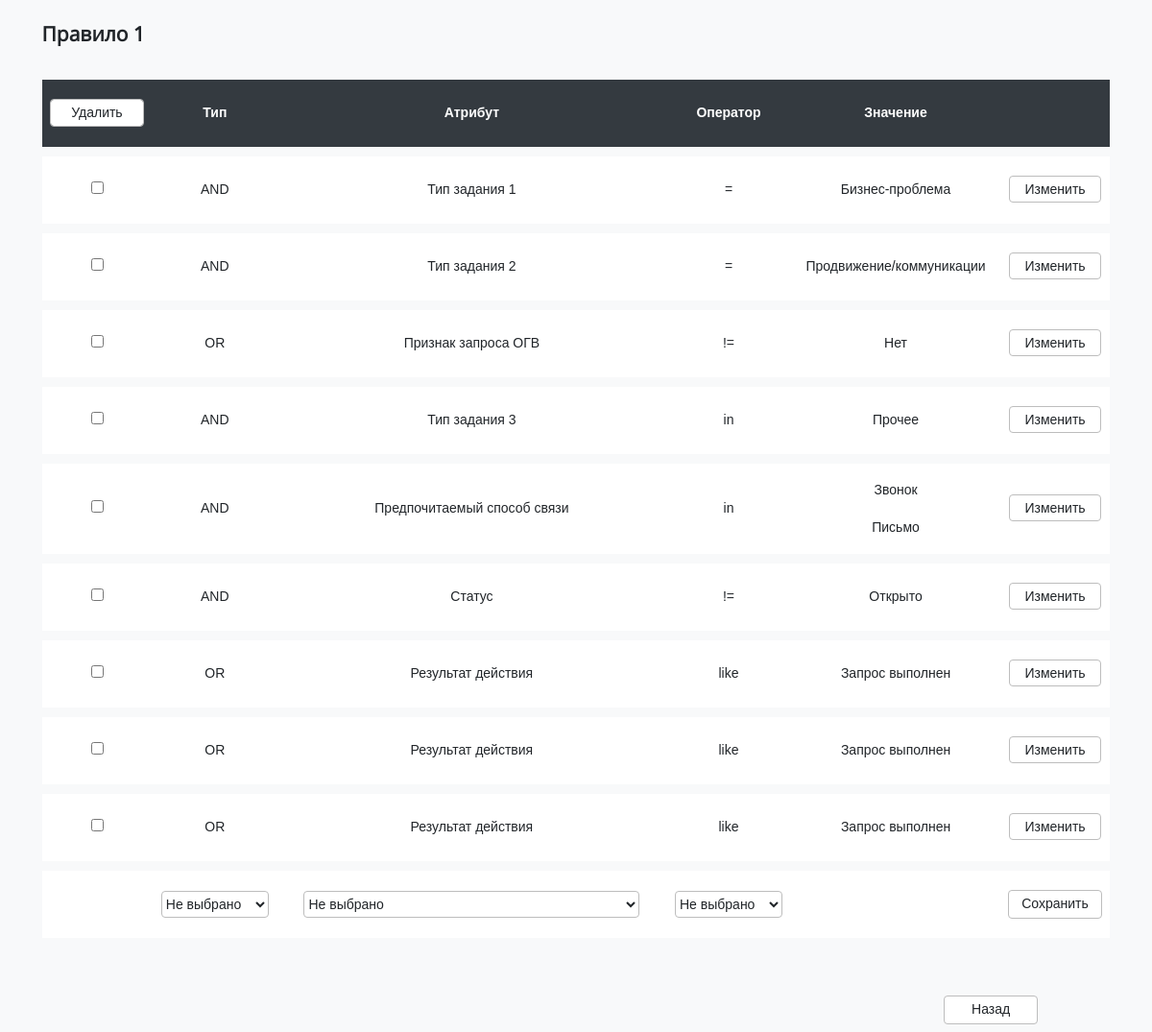
The page /polls/1/ on the database as committed earlier.
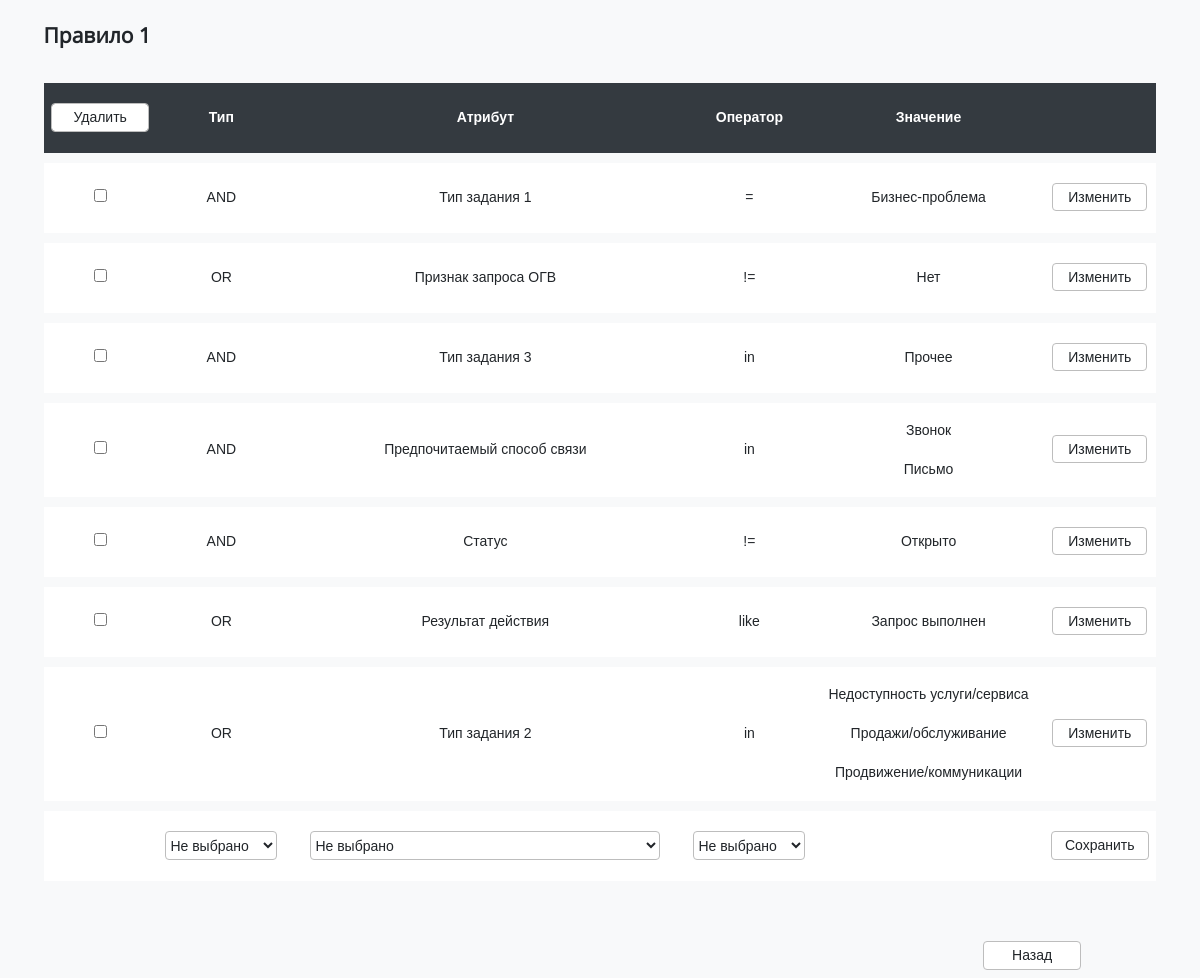
The same page on the database as committed later.
### polls/models.py (models this page shows, shortened)
class Task(m.Model):
    rule = m.ForeignKey(Rule, on_delete = m.CASCADE, verbose_name="Правило")
    operation_type = m.CharField('Тип', max_length = 5, choices = [(i,i) for i in Dictionaries.all_operations], default = '-')
    attribute = m.CharField('Атрибут', max_length = 200, choices = [(i[0],i[0]) for i in list(Dictionaries.all_attributes.items())], default = '-')
    operator = m.CharField('Оператор', max_length = 200, choices = [(i,i) for i in Dictionaries.all_operators], default = '-')
    value = m.CharField('Значение', max_length = 200)
    class Meta:
        verbose_name = "Правило маршрутизации заданий"
        verbose_name_plural = "Правила маршрутизации заданий"

### polls/views.py (the view)
# urls.py: path('<int:rule_id>/', views.detail, name='detail'),
def detail(request, rule_id):
    try:
        rule = Rule.objects.get(id = rule_id)
        task = Task.objects.filter(rule = rule)
        sort_type = request.GET.get('sort', None)
        if sort_type:
            task = task.order_by(sort_type)
        new_operation = request.GET.get('operation', None)
        new_attribute = request.GET.get('attribute', None)
        new_operator = request.GET.get('operator', None)
        type1_attribute = None
        type2_attribute = None
        for i in task:
            if i.attribute == 'Тип задания 1':
                type1_attribute = i.value
            elif i.attribute == 'Тип задания 2':
                type2_attribute = i.value
    except:
        raise Http404("Правило не найдено")
    return render(request, 'polls/detail.html', {'rule': rule.name, 'task': task, 'Dictionaries': Dictionaries,
                                                'attribute_temp': new_attribute, 'type1': type1_attribute,
                                                'type2':type2_attribute, 'new_operation': new_operation, 'new_operator': new_operator})

### polls/templatetags/choose_operators.py (called while the page is built)
@register.simple_tag()
def check_attribute(arg, type1, type2):
    if arg == 'Тип задания 2' and type1 or arg == 'Тип задания 3' and type1 and type2 or arg != 'Тип задания 2' and arg != 'Тип задания 3':
        return True
    return False

@register.simple_tag()
def make_values_list(arg):
    if arg[0] == '[':
        arg1 = arg.replace('[','')
        arg1 = arg1.replace(']','')
        arg1 = arg1.replace("'",'')
        res = []
        t = ''
        for i in range(len(arg1)):
            if arg1[i] != ',':
                t += arg1[i]
            else:
                res.append(t)
                t = ''
        res.append(t)
        return res
    else: return [arg]

### polls/templates/polls/detail.html (shortened to what this page needs)
{% extends 'base.html' %}
{% block content %}
    {% load choose_operators %}
    <h2>{{rule}}</h2>
    <table class="table">
        <form action="delete/" method="post">
            <thead class="table-head">
                <tr>
                    <th><input type="submit" class="submit_button" value="Удалить"></th>
                    <th onclick="location.href='?sort=operation_type'">Тип</th>
                    <th onclick="location.href='?sort=attribute'">Атрибут</th>
                    <th onclick="location.href='?sort=operator'">Оператор</th>
                    <th>Значение</th>
                    <th></th>
                </tr>
            </thead>
            {% if task %}
                {% for t in task %}
                    <tr class="row">
                        <td><input type="checkbox"  value="{{t.id}}" name="checks"></td>
                        <td><p>{{t.operation_type}}</p></td>
                        <td><p>{{t.attribute}}</p></td>
                        <td><p>{{t.operator}}</p></td>
                        <td>
                            {% make_values_list t.value as list_value %}
                            {% for i in list_value %}
                                <p>{{i}}</p>
                            {% endfor %}
                        </td>
                        <td><a class="a_button" href="update/{{t.id}}">Изменить</a></td>
                    </tr>
                {% endfor %}
            {% endif %}
        </form>
        <form action="add/" method="post">
            <tr class="row">
                <td></td>
                <td>
                    <select id="t_operation" name="operation_new" onchange="location.href='?operation='+value+'&';">
                        <option value="">Не выбрано</option>
                    </select>
                </td>
                <td>
                    <select id="t_attribute_new" name="attribute_new" onchange="location.href+='attribute='+value+'&';">
                        <option value="">Не выбрано</option>
                    </select>
                </td>
                <td>
                    <select id="t_operator_new" name="operator_new" onchange="location.href+='operator='+value;">
                        <option value="">Не выбрано</option>
                   </select>
                </td>
                <td>
                </td>
                <td><input type="submit" class="submit_button" value="Сохранить"></td>
            </tr>
        </form>
    </table>
    <br><br>
    <div class="back">
        <form action="back/">
            <input type="submit" class="submit_button" class="back" value="Назад">
        </form>
    </div>
{% endblock %}

Rows that differ between the two databases and show on the page:
removed Task: operation_type "AND", attribute "Тип задания 2", operator "=", list_value "Продвижение/коммуникации"
removed Task: operation_type "OR", attribute "Результат действия", operator "like", list_value "Запрос выполнен"
removed Task: operation_type "OR", attribute "Результат действия", operator "like", list_value "Запрос выполнен"
added Task: operation_type "OR", attribute "Тип задания 2", operator "in", list_value "Недоступность услуги/сервиса" "Продажи/обслуживание" "Продвижение/коммуникации"
